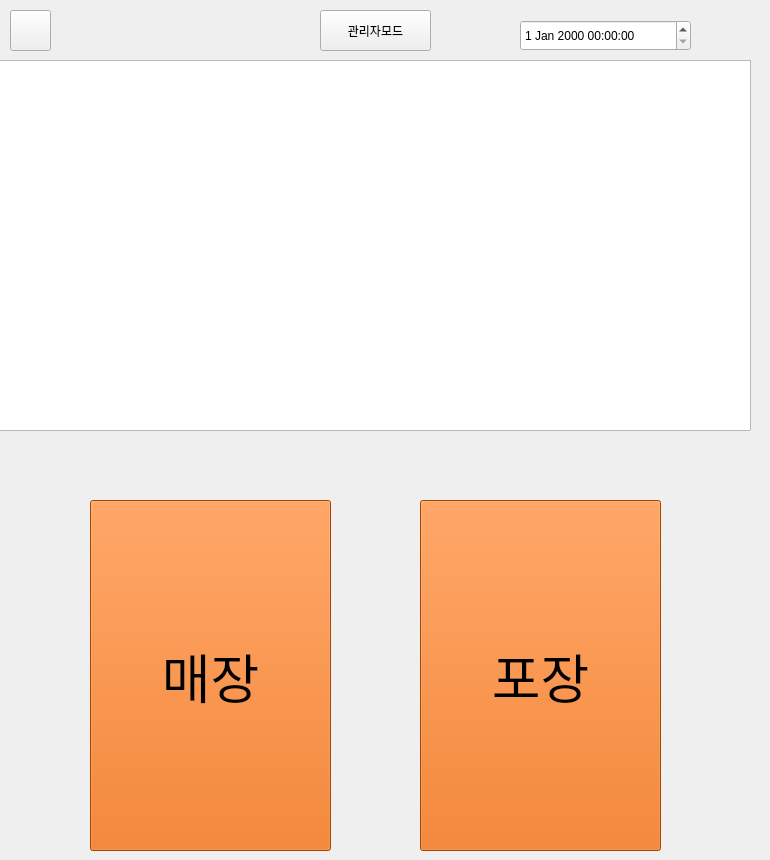
   <widget class="QWidget" name="page">
    <widget class="QPushButton" name="btn1">
     <property name="geometry">
      <rect>
       <x>90</x>
       <y>500</y>
       <width>241</width>
       <height>351</height>
      </rect>
     </property>
     <property name="font">
      <font>
       <pointsize>40</pointsize>
      </font>
     </property>
     <property name="styleSheet">
      <string notr="true">background-color: rgb(230, 97, 0);</string>
     </property>
     <property name="text">
      <string>매장</string>
     </property>
    </widget>
    <widget class="QPushButton" name="btn2">
     <property name="geometry">
      <rect>
       <x>420</x>
       <y>500</y>
       <width>241</width>
       <height>351</height>
      </rect>
     </property>
     <property name="font">
      <font>
       <pointsize>40</pointsize>
      </font>
     </property>
     <property name="styleSheet">
      <string notr="true">background-color: rgb(230, 97, 0);</string>
     </property>
     <property name="text">
      <string>포장</string>
     </property>
    </widget>
    <widget class="QPushButton" name="btn0">
     <property name="geometry">
      <rect>
       <x>320</x>
       <y>10</y>
       <width>111</width>
       <height>41</height>
      </rect>
     </property>
     <property name="text">
      <string>관리자모드</string>
     </property>
    </widget>
    <widget class="QDateTimeEdit" name="time">
     <property name="geometry">
      <rect>
       <x>520</x>
       <y>20</y>
       <width>171</width>
       <height>31</height>
      </rect>
     </property>
    </widget>
    <widget class="QTextEdit" name="textEdit">
     <property name="geometry">
      <rect>
       <x>-10</x>
       <y>60</y>
       <width>761</width>
       <height>371</height>
      </rect>
     </property>
     <property name="styleSheet">
      <string notr="true">border-image : url(image/daw.png);</string>
     </property>
    </widget>
    <widget class="QPushButton" name="pushButton">
     <property name="geometry">
      <rect>
       <x>10</x>
       <y>10</y>
       <width>41</width>
       <height>41</height>
      </rect>
     </property>
     <property name="styleSheet">
      <string notr="true">border-image : url(image/home.png);</string>
     </property>
     <property name="text">
      <string/>
     </property>
    </widget>
    <widget class="QLabel" name="timet">
     <property name="geometry">
      <rect>
       <x>80</x>
       <y>20</y>
       <width>66</width>
       <height>19</height>
      </rect>
     </property>
     <property name="text">
      <string/>
     </property>
    </widget>
   </widget>
